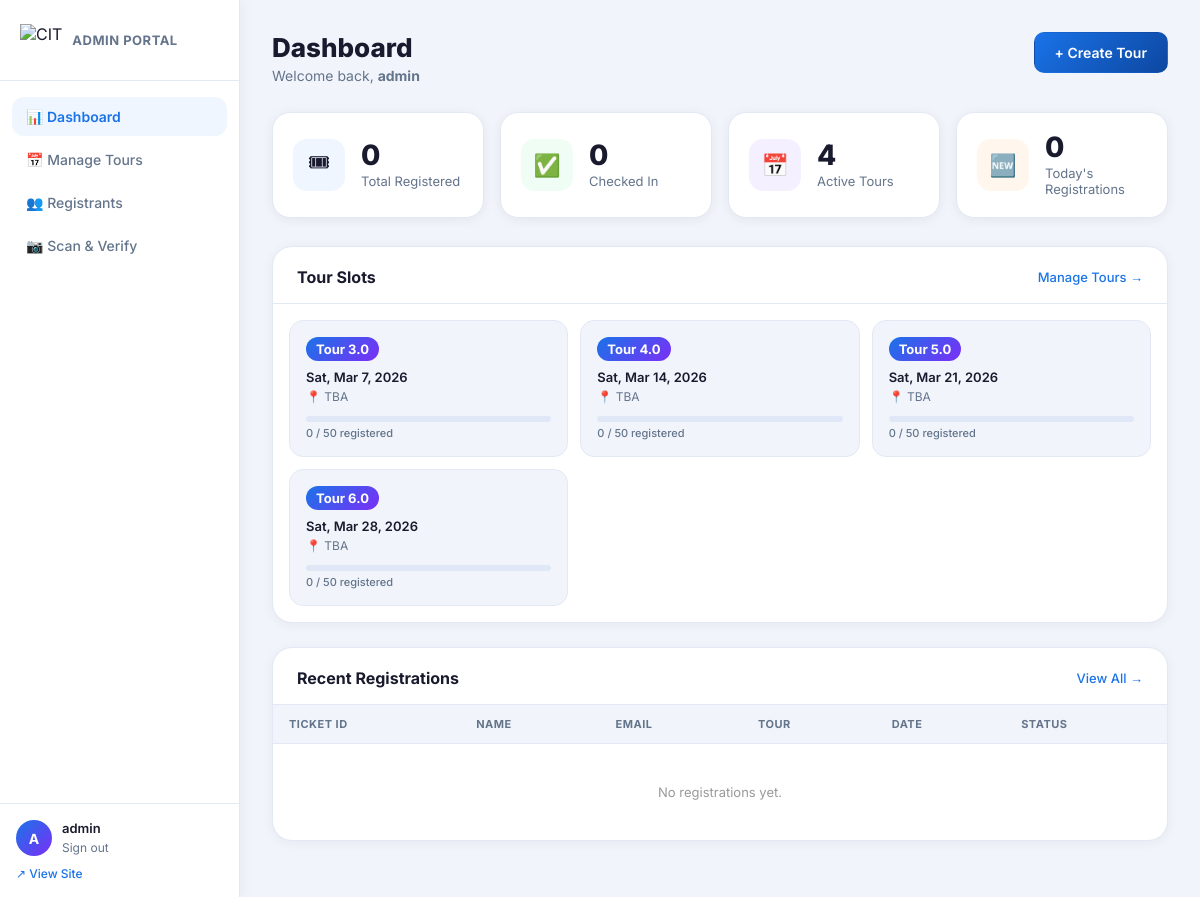
The page /admin/dashboard.php (signed in) on the database as committed earlier.
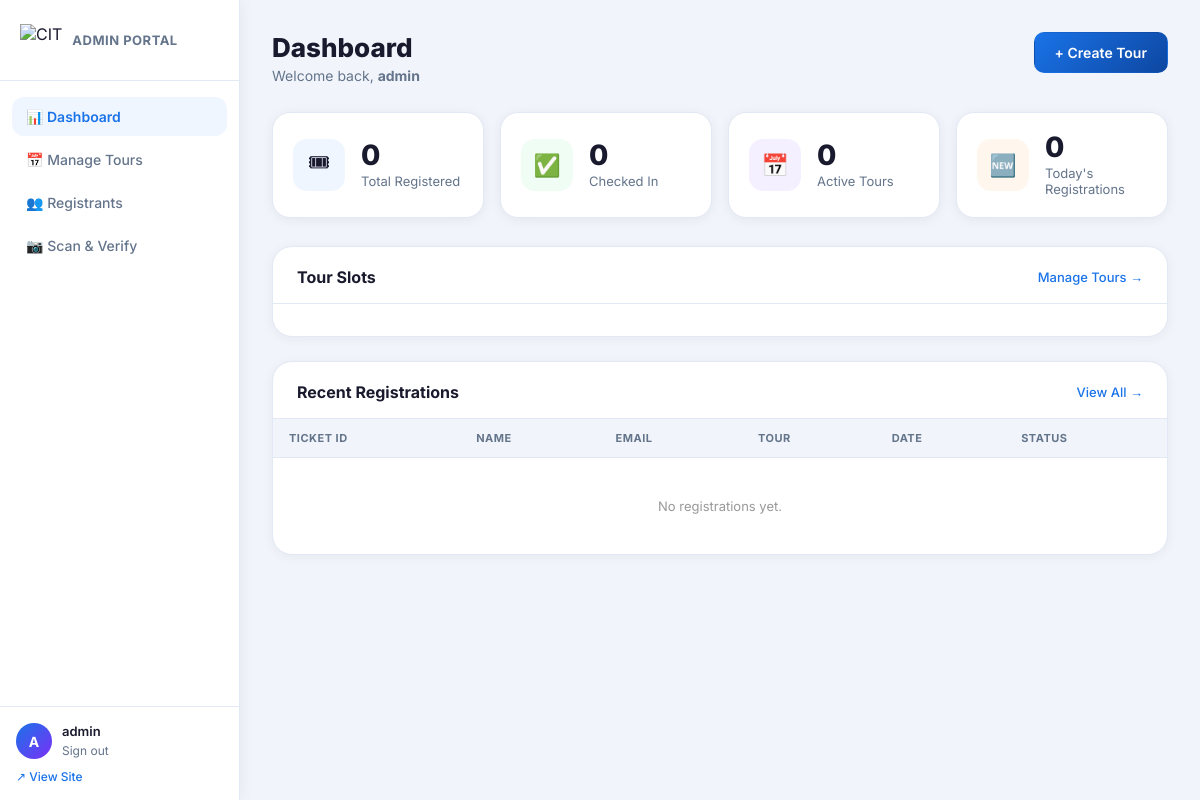
The same page on the database as committed later.
### tables this page shows
CREATE TABLE IF NOT EXISTS tours (
  id           INT AUTO_INCREMENT PRIMARY KEY,
  tour_number  VARCHAR(10)   NOT NULL,           
  tour_date    DATE          NOT NULL,            
  time_start   TIME          NOT NULL DEFAULT '09:00:00',
  time_end     TIME          NOT NULL DEFAULT '14:00:00',
  location     VARCHAR(255)  NOT NULL DEFAULT 'TBA',
  max_slots    INT           NOT NULL DEFAULT 50,
  is_active    TINYINT(1)    NOT NULL DEFAULT 1,
  created_at   TIMESTAMP     DEFAULT CURRENT_TIMESTAMP
);

### admin/dashboard.php (the view, shortened to what this page needs)
<?php
require_once '../db/connect.php';
$totalReg   = $pdo->query("SELECT COUNT(*) FROM registrations")->fetchColumn();
$totalTours = $pdo->query("SELECT COUNT(*) FROM tours WHERE is_active=1")->fetchColumn();
$checkedIn  = $pdo->query("SELECT COUNT(*) FROM registrations WHERE checked_in=1")->fetchColumn();
$todayReg   = $pdo->query("SELECT COUNT(*) FROM registrations WHERE DATE(registered_at)=CURDATE()")->fetchColumn();
$tours = $pdo->query("
    SELECT t.*, COUNT(r.id) AS registered_count
    FROM tours t
    LEFT JOIN registrations r ON r.tour_id = t.id
    GROUP BY t.id
    ORDER BY t.tour_date ASC
")->fetchAll();
$recent = $pdo->query("
    SELECT r.*, t.tour_number, t.tour_date
    FROM registrations r
    JOIN tours t ON t.id = r.tour_id
    ORDER BY r.registered_at DESC
    LIMIT 10
")->fetchAll();
?>
<!doctype html>
<html lang="en">
<head>
  <link rel="stylesheet" href="../assets/css/admin.css"/>
</head>
<body class="admin-body">
  <?php include 'partials/sidebar.php'; ?>
  <main class="admin-main">
    <div class="admin-topbar">
      <div>
        <h1 class="admin-page-title">Dashboard</h1>
        <p class="admin-page-sub">Welcome back, <strong><?= htmlspecialchars($_SESSION['admin_username']) ?></strong></p>
      </div>
      <a href="tours.php" class="admin-btn admin-btn-primary">+ Create Tour</a>
    </div>
    <div class="admin-stats-grid">
      <div class="stat-card-admin">
        <div class="stat-icon-admin blue">🎟</div>
        <div>
          <div class="stat-val"><?= $totalReg ?></div>
          <div class="stat-lbl">Total Registered</div>
        </div>
      </div>
      <div class="stat-card-admin">
        <div class="stat-icon-admin green">✅</div>
        <div>
          <div class="stat-val"><?= $checkedIn ?></div>
          <div class="stat-lbl">Checked In</div>
        </div>
      </div>
      <div class="stat-card-admin">
        <div class="stat-icon-admin purple">📅</div>
        <div>
          <div class="stat-val"><?= $totalTours ?></div>
          <div class="stat-lbl">Active Tours</div>
        </div>
      </div>
      <div class="stat-card-admin">
        <div class="stat-icon-admin orange">🆕</div>
        <div>
          <div class="stat-val"><?= $todayReg ?></div>
          <div class="stat-lbl">Today's Registrations</div>
        </div>
      </div>
    </div>
    <div class="admin-section">
      <div class="admin-section-header">
        <h2>Tour Slots</h2>
        <a href="tours.php" class="admin-link">Manage Tours →</a>
      </div>
      <div class="tour-slots-grid">
        <?php foreach ($tours as $tour):
          $reg = (int)$tour['registered_count'];
          $max = (int)$tour['max_slots'];
        ?>
        <div class="tour-slot-card">
          <div class="tour-slot-header">
            <span class="tour-num-badge">Tour <?= htmlspecialchars($tour['tour_number']) ?></span>
          </div>
          <div class="tour-slot-date"><?= date('D, M j, Y', strtotime($tour['tour_date'])) ?></div>
          <div class="tour-slot-loc">📍 <?= htmlspecialchars($tour['location']) ?></div>
          <div class="slot-progress">
            <div class="slot-progress-bar">
            </div>
            <div class="slot-progress-text"><?= $reg ?> / <?= $max ?> registered</div>
          </div>
        </div>
        <?php endforeach; ?>
      </div>
    </div>
    <div class="admin-section">
      <div class="admin-section-header">
        <h2>Recent Registrations</h2>
        <a href="registrants.php" class="admin-link">View All →</a>
      </div>
      <div class="admin-table-wrap">
        <table class="admin-table">
          <thead>
            <tr>
              <th>Ticket ID</th>
              <th>Name</th>
              <th>Email</th>
              <th>Tour</th>
              <th>Date</th>
              <th>Status</th>
            </tr>
          </thead>
          <tbody>
            <?php if (empty($recent)): ?>
            <tr><td colspan="6" style="text-align:center;color:#999;padding:40px">No registrations yet.</td></tr>
            <?php endif; ?>
          </tbody>
        </table>
      </div>
    </div>
  </main>
</body>
</html>

### admin/partials/sidebar.php (shortened to what this page needs)
<aside class="admin-sidebar">
  <div class="admin-sidebar-logo">
    <img src="../assets/image/logo.png" alt="CIT"/>
    <span>Admin Portal</span>
  </div>
  <nav class="admin-nav">
    <?php $page = basename($_SERVER['PHP_SELF']); ?>
    <a href="dashboard.php"   class="admin-nav-link <?= $page==='dashboard.php'   ? 'active':'' ?>">📊 Dashboard</a>
    <a href="tours.php"       class="admin-nav-link <?= $page==='tours.php'       ? 'active':'' ?>">📅 Manage Tours</a>
    <a href="registrants.php" class="admin-nav-link <?= $page==='registrants.php' ? 'active':'' ?>">👥 Registrants</a>
    <a href="scan.php"        class="admin-nav-link <?= $page==='scan.php'        ? 'active':'' ?>">📷 Scan & Verify</a>
  </nav>
  <div class="admin-sidebar-footer">
    <div class="admin-user-badge">
      <div class="admin-avatar"><?= strtoupper(substr($_SESSION['admin_username'],0,1)) ?></div>
      <div>
        <div class="admin-user-name"><?= htmlspecialchars($_SESSION['admin_username']) ?></div>
        <a href="logout.php" class="admin-logout-link">Sign out</a>
      </div>
    </div>
    <a href="../index.html" class="admin-site-link" target="_blank">↗ View Site</a>
  </div>
</aside>

Rows that differ between the two databases and show on the page:
removed tours: tour_number "3.0", tour_date "Sat, Mar 7, 2026", location "TBA", reg "0", max_slots "50"
removed tours: tour_number "4.0", tour_date "Sat, Mar 14, 2026", location "TBA", reg "0", max_slots "50"
removed tours: tour_number "5.0", tour_date "Sat, Mar 21, 2026", location "TBA", reg "0", max_slots "50"
removed tours: tour_number "6.0", tour_date "Sat, Mar 28, 2026", location "TBA", reg "0", max_slots "50"
Other text that changed with them:
$totalTours: "4" → "0"
